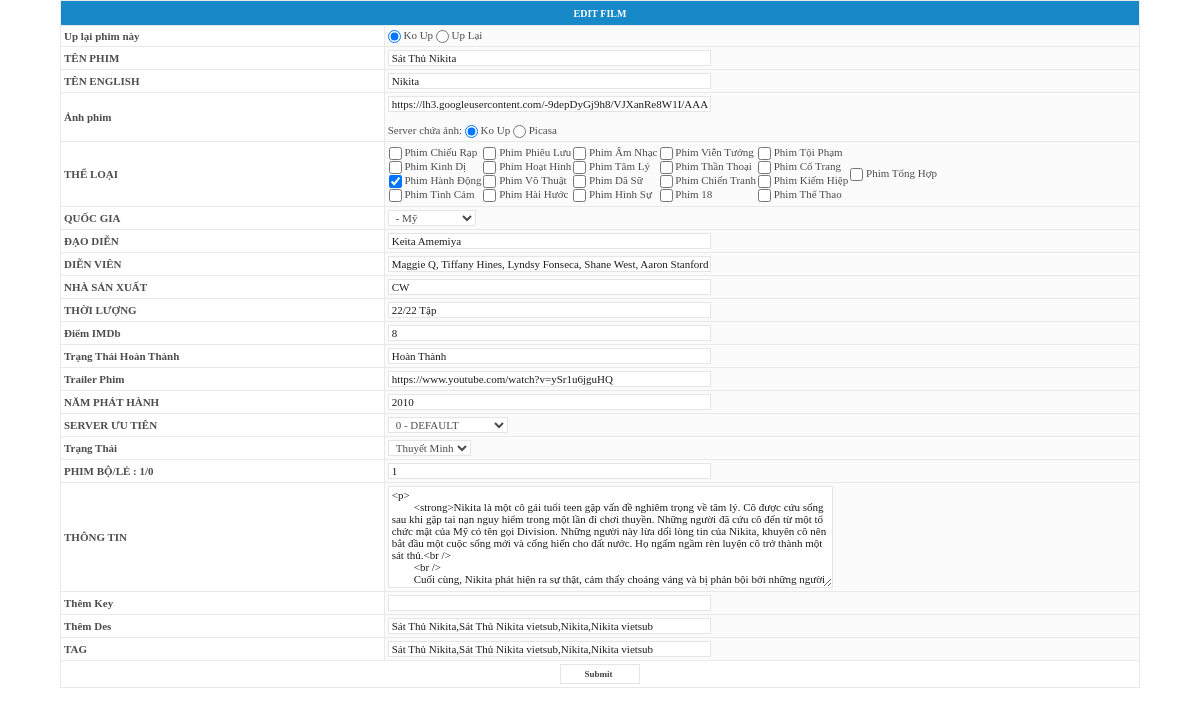
Screenshot of /admincp/index.php?act=film&mode=edit&film_id=985 (signed in) with the database file from the repository.
### tables this page shows
CREATE TABLE IF NOT EXISTS `table_cat` (
  `cat_name_title` text,
  `cat_id` int(3)  AUTO_INCREMENT,
  `cat_name_ascii` varchar(120) DEFAULT '',
  `cat_name_key` varchar(250) DEFAULT '',
  `cat_name_tag` text,
  `cat_name_des` text,
  `cat_order` int(3)  DEFAULT '0',
  `cat_name` varchar(250)  DEFAULT '0',
  PRIMARY KEY (`cat_id`)
);

### inc/_functions.php (called while the page is built, shortened)
<?php
function un_htmlchars($str) {
	return str_replace(array('&lt;', '&gt;', '&quot;', '&amp;', '&#92;', '&#39'), array('<', '>', '"', '&', chr(92), chr(39)), $str );
}
?>

### inc/init.php (called while the page is built, shortened)
<?php
include('_dbconnect.php');
$mysql = new mysql;
?>

### inc/_config.php (called while the page is built, shortened)
<?php
$tb_prefix			= 'table_';
include("init.php");
?>

### inc/_dbconnect.php (called while the page is built, shortened)
<?php
class mysql {
	function query($input){
		$q = @mysql_query($input) or $this->show_error("<b>Lỗi MySQL Query</b> : ".mysql_error(),$input);
		return $q;
	}
	function fetch_array($query_id, $type=MYSQL_BOTH){
		$fa = @mysql_fetch_array($query_id,$type);
		return $fa;
	}
}
?>

### admincp/admin_functions.php (the view, shortened to what this page needs)
<?php
function trang_thai($trang_thai) {
	$html = "<select name=trang_thai>".
		"<option value=1".(($trang_thai==1)?' selected':'').">Thuyết Minh</option>".
		        "<option value=2".(($trang_thai==2)?' selected':'').">Lồng Tiếng</option>".
		        "<option value=3".(($trang_thai==3)?' selected':'').">ViệtSub</option>".
		        "<option value=4".(($trang_thai==4)?' selected':'').">Nosub</option>".
		"</select>";
	return $html;
}
function uplaidate($uplaidate) {
	$html = "<input type=\"radio\" value=\"1\" checked name=\"uplaidate\"> Ko Up
			<input type=\"radio\" value=\"2\" name=\"uplaidate\"> Up Lại";
	return $html;
}
function set_type($file_type=0) {
	$html = "<select name=file_type>".
		"<option value=0".(($file_type==0)?' selected':'').">0 - DEFAULT</option>".
		        "<option value=1".(($file_type==1)?' selected':'').">1 - OTHER</option>".
		        "<option value=2".(($file_type==2)?' selected':'').">2 - FLASH</option>".
		        "<option value=3".(($file_type==3)?' selected':'').">3 - VIDEO</option>".
		        "<option value=5".(($file_type==5)?' selected':'').">5 - FLV - MP4</option>".
		        "<option value=6".(($file_type==6)?' selected':'').">6 - VK</option>".
		        "<option value=8".(($file_type==8)?' selected':'').">8 - NCT</option>".
                "<option value=10".(($file_type==10)?' selected':'').">10 - YouTuBe</option>".
		        "<option value=11".(($file_type==11)?' selected':'').">11 - CLIP.VN</option>".
		        "<option value=31".(($file_type==31)?' selected':'').">31 - Dailymotion</option>".
		        "<option value=32".(($file_type==32)?' selected':'').">32 - Youtube</option>".
		        "<option value=33".(($file_type==33)?' selected':'').">33 - Veoh</option>".
                "<option value=34".(($file_type==34)?' selected':'').">34 - Video Zing</option>".
		        "<option value=38".(($file_type==38)?' selected':'').">38 - Youku</option>".
                "<option value=47".(($file_type==47)?' selected':'').">47 - 4share</option>".
		        "<option value=53".(($file_type==53)?' selected':'').">53 - GoClip</option>".
                "<option value=55".(($file_type==55)?' selected':'').">55 - Cyworld</option>".
                "<option value=63".(($file_type==63)?' selected':'').">63 - Clip1</option>".
                "<option value=64".(($file_type==64)?' selected':'').">64 - Clip2</option>".
                "<option value=65".(($file_type==65)?' selected':'').">65 - Gdata</option>".
                "<option value=66".(($file_type==66)?' selected':'').">66 - Download</option>".
                "<option value=79".(($file_type==79)?' selected':'').">79 - google</option>".
                "<option value=81".(($file_type==81)?' selected':'').">81 - tudou</option>".
                "<option value=83".(($file_type==83)?' selected':'').">83 - vimeo</option>".
                "<option value=84".(($file_type==84)?' selected':'').">84 - clipvn</option>".
                "<option value=107".(($file_type==107)?' selected':'').">107 - videogg</option>".
                "<option value=109".(($file_type==109)?' selected':'').">109 - truongxua</option>".
                "<option value=112".(($file_type==112)?' selected':'').">112 - XVIDEO</option>".
                "<option value=124".(($file_type==124)?' selected':'').">124 - flashx</option>".
                "<option value=147".(($file_type==147)?' selected':'').">147 - ZingTV</option>".
                "<option value=150".(($file_type==150)?' selected':'').">150 - BANGVN</option>".
                "<option value=151".(($file_type==151)?' selected':'').">151 - Fliiby</option>".
                "<option value=152".(($file_type==152)?' selected':'').">152 - DOCGOOGLE</option>".
                "<option value=153".(($file_type==153)?' selected':'').">153 - ZING TV</option>".
                "<option value=155".(($file_type==155)?' selected':'').">155 - Picasa1</option>";
	return $html;
}
function acp_cat($id = 0, $add = false) {
	global $mysql,$tb_prefix;
	$q = $mysql->query("SELECT * FROM ".$tb_prefix."cat ORDER BY cat_order ASC");
	$cat=explode(',',$id);
	$num=count($cat);
	$html="<table><tbody><tr><td>";
	while ($r = $mysql->fetch_array($q)) {
		for ($i=0; $i<$num;$i++) if ($cat[$i]==$r['cat_id']) $checked='checked="checked"';
		if ($is>3){ $html.="</td><td>";$is=0;}
		$html .= '<input type="checkbox" id="selectcat" name="selectcat[]" value="'.$r['cat_id'].'" '.$checked.'> '.$r['cat_name']."<br/>";
		$checked="";
		$is++;
		}
	$html .="</td><tr></tbody></table>";
	return $html;
}
function acp_country($id = 0, $add = false) {
	global $mysql,$tb_prefix;
	$q = $mysql->query("SELECT * FROM ".$tb_prefix."country ORDER BY country_order ASC");
	$html = "<select name=country>";
		while ($r = $mysql->fetch_array($q)) {
		$html .= "<option value=".$r['country_id'].(($id == $r['country_id'])?" selected":'').">- ".$r['country_name']."</option>";
		}
	$html .= "</select>";
	return $html;
}
?>

### inc/_form.php (shortened to what this page needs)
<?php
class HTMLForm {
	function createForm($title,$inp_arr,$error_arr) {
		echo "<form enctype=\"multipart/form-data\" method=post>".
		"<table class=border cellpadding=2 cellspacing=0 width=90%>".
		"<tr><td colspan=2 class=title align=center>$title</td></tr>";
		foreach($inp_arr as $key=>$arr) {
			if ($arr['type'] == 'hidden_value') continue;
			global $$key;
			if (@ereg("^function::*::*",$arr['type'])) {
				$ex_arr = split('::',$arr['type']);
				$str = $ex_arr[1]($$key);
				$type = 'function';
			}
			else $type = $arr['type'];
			echo "<tr><td class=fr width=30%><b>".$arr['name']."</b>".(($arr['desc'])?"<br>".$arr['desc']:'')."</td><td class=fr_2>";
			$value = ($$key != '')?un_htmlchars(stripslashes($$key)):'';
			switch ($type) {
				case 'free' : echo "<input type=text name=\"".$key."\" size=50 value=\"".$value."\">"; break;
				case 'img5' : echo "<input type=text name=\"".$key."\" size=50 value=\"".$value."\"><br><br>
									Server chứa ảnh:
									<input type=\"radio\" value=\"1\" checked name=\"server_img\"> Ko Up
									<input type=\"radio\" value=\"2\" name=\"server_img\"> Picasa"; break;
				case 'function' : echo $str; break;
				case 'text' : echo "<textarea rows=8 cols=70 id=\"".$key."\" name=\"".$key."\">".$value."</textarea><script>CKEDITOR.replace( '".$key."',{skin : 'v2',language: 'vi'});</script>"; break;
			}
			echo "</td></tr>";
		}
		echo "<tr><td class=fr colspan=2 align=center><input type=submit name=submit class=submit value=Submit></td></tr>";
		echo "</table></form>";
	}
}
?>

### admincp/style.css (style rules this page uses)
Table,Tr,Td { Font-size: 11px; Font-family: Verdana; border-collapse: collapse; }
Input,Textarea,Button,Select { Font-family: Verdana; Font-size: 11px; border: 1px solid #E5E5E5; vertical-align:middle; padding-left:3px; margin:0; background: #FFF; color: #1D1D1D; }
Select { cursor:default; margin-right:2px; color: #4B4B4C; }
Textarea { overflow:auto; }
form { margin: 0; padding:0 }
.border { border: #E9E9E9 1px solid; }
.submit { COLOR: #454545; font-weight: bold; border: 1 solid #DDDDDD; background-color: #FFF; font-size: 9px; font-family: Verdana; height: 20px; width: 80px; }
.title { background-color: #1788C8; padding: 3px; color: #FFF; font-size: 10px; font-family: Verdana; font-weight: bold; height: 25px; }
.fr, .fr_2 { border: 1px solid #E9E9E9; padding: 3px; background-color: #FFF; }
.fr_2 { background-color: #FBFBFB; }

### rows the page displays
table_cat: cat_name "Phim Chiếu Rạp"
table_cat: cat_name "Phim Kinh Dị"
table_cat: cat_name "Phim Hành Động"
table_cat: cat_name "Phim Tình Cảm"
table_cat: cat_name "Phim Phiêu Lưu"
table_cat: cat_name "Phim Hoạt Hình"
table_cat: cat_name "Phim Võ Thuật"
table_cat: cat_name "Phim Hài Hước"
table_cat: cat_name "Phim Âm Nhạc"
table_cat: cat_name "Phim Tâm Lý"
table_cat: cat_name "Phim Dã Sữ"
table_cat: cat_name "Phim Hình Sự"
table_cat: cat_name "Phim Viễn Tưởng"
table_cat: cat_name "Phim Thần Thoại"
table_cat: cat_name "Phim Chiến Tranh"
table_cat: cat_name "Phim 18"
table_cat: cat_name "Phim Tội Phạm"
table_cat: cat_name "Phim Cổ Trang"
table_cat: cat_name "Phim Kiếm Hiệp"
table_cat: cat_name "Phim Thể Thao"
table_cat: cat_name "Phim Tổng Hợp"

### other values shown
$title "EDIT FILM"
$arr['name'] "Up lại phim này"
$arr['name'] "TÊN PHIM"
$arr['name'] "TÊN ENGLISH"
$arr['name'] "Ảnh phim"
$arr['name'] "THỂ LOẠI"
$arr['name'] "QUỐC GIA"
$arr['name'] "ĐẠO DIỄN"
$arr['name'] "DIỄN VIÊN"
$arr['name'] "NHÀ SẢN XUẤT"
$arr['name'] "THỜI LƯỢNG"
$arr['name'] "Điểm IMDb"
$arr['name'] "Trạng Thái Hoàn Thành"
$arr['name'] "Trailer Phim"
$arr['name'] "NĂM PHÁT HÀNH"
